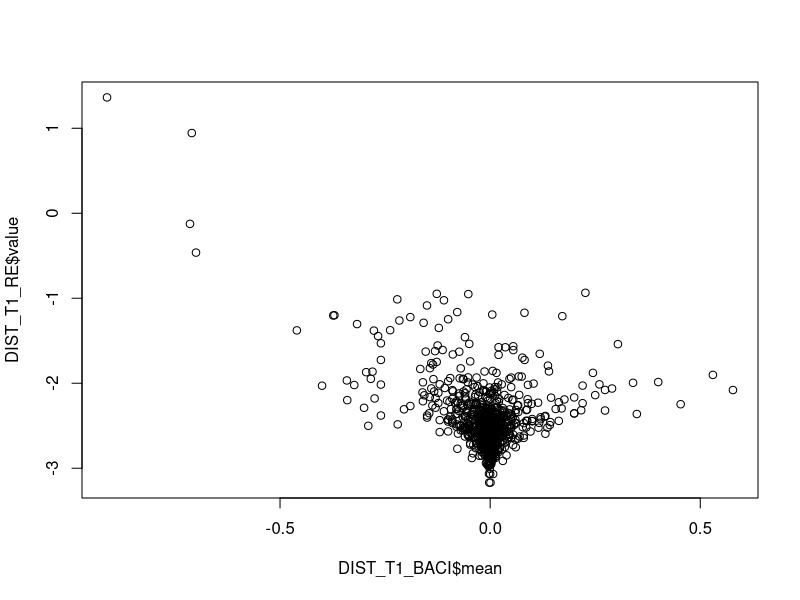

Recreate this plot in R.
# R Thornley
# 27/08/2025
# Compare the results from the simple BACIs with the modelled GLMM outputs
# Project: P1_COMPADRE_DRAGNET
# Script: A3_compare_response_metrics

library(tidyverse)
library(ggpubr)

################################################################################

# read in the BACI and the RE form the GLMMs
RE_taxa <- read_csv("results/RE_SE_Taxon_all_DRAGNet.csv")
# these effects are at the quadrat level
BACI_quadrat <- read_csv("results/BACI_responses_simple_quadrat_all_time_periods.csv")
names(RE_taxa)
# group is the taxa variable
n_distinct(RE_taxa$group) # there are 1224 unique species in this data set
# Taxon is the taxa variable
n_distinct(BACI_quadrat$Taxon) # there are also 1224 unique species in this data set

# so we have effect sizes for 1224 species altogether
# these also need to be filtered for the DRAGNet species later on
# the list of species will vary depending on the time and the treatment we choose

# NOTE
# the values for BACI quadrat are used for the simple BACI calculations because 
# from them can be calculated a mean and SE around the mean 
# these can then be passed into the weighted regression models (meta-analytical model)
# this makes the model outputs more comparable with the GLMM work flow

################################################################################

# calculate the mean per taxa and the associated 

BACI_all <- BACI_quadrat %>%
  group_by(trt, time, Taxon) %>%
  summarise(
    mean = mean(BACI, na.rm = TRUE),
    se = sd(BACI, na.rm = TRUE) / sqrt(n()),
    .groups = "drop"
  ) 

# if we drop_na - it takes out all the effects for which we have only one data point
BACI_all %>% drop_na() %>% pull(Taxon) %>% n_distinct() # if we do this there are only 873 taxa 


# find out how many taxa are in each BACI experiment and at each of the time periods

# unique taxa per time point and treatment
BACI_all %>%
  count(trt, time) # total number of taxa in each group

# number of unique taxa per time point and treatment
names(RE_taxa)
RE_taxa %>%
  filter(model == "Ordbeta") %>%
  count(experiment, time_period, model)

################################################################################

# compare the two sets of outputs to see how different they are

# so to start with we have the problem that we have more estimates in the modelling 
# scenario than in the simple BACI scenario
# we need to find out how different they are

# break the dat down into the diff. experiments and times

DIST_T1_BACI <- BACI_all %>% filter(trt == "DIST") %>% filter(time == "T0-T1") %>% arrange(Taxon)
DIST_T1_RE <- RE_taxa %>% 
  filter(model == "Ordbeta", experiment == "DIST", time_period == 1) %>% 
  rename(Taxon = group) %>%
  arrange(Taxon)

################################################################################

# Kendall's rank correlation
cor.test(DIST_T1_BACI$mean, DIST_T1_RE$value, method = "kendall")
plot(DIST_T1_BACI$mean, DIST_T1_RE$value)

# there is a significant negative correlation between the two data sets but it is very weak
# and probably not that important

# just to check this has worked how we wanted
# Join datasets by species
combined <- inner_join(DIST_T1_BACI, DIST_T1_RE, by = "Taxon")
# Compute Kendall's tau on the paired measures
cor.test(combined$mean, combined$value, method = "kendall")

################################################################################

# What about if we transform the data 

